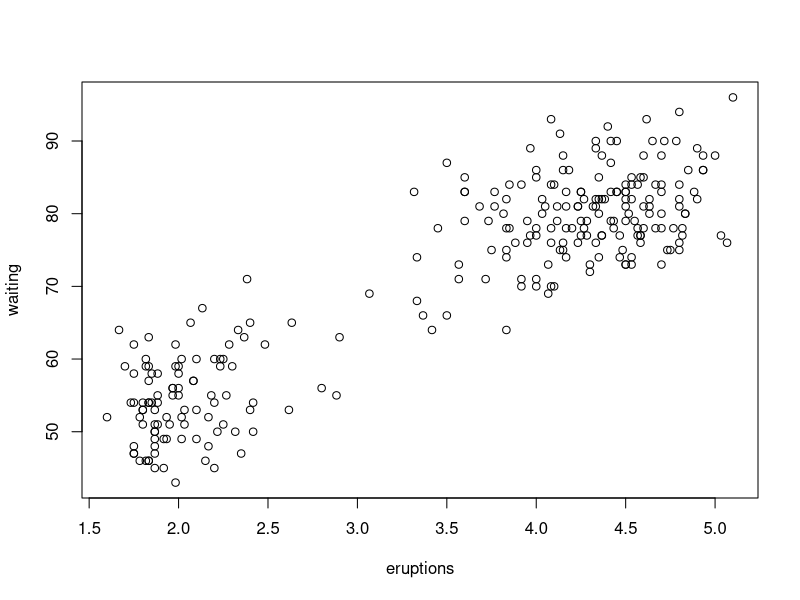
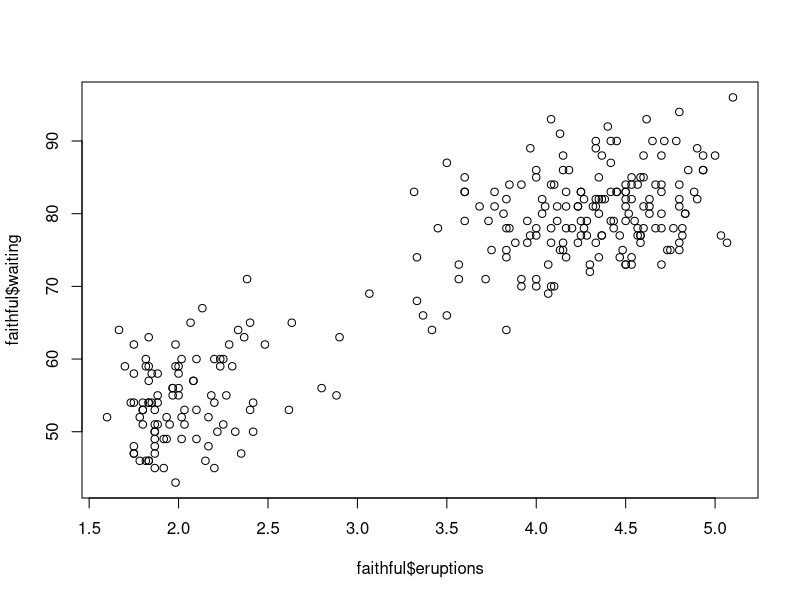
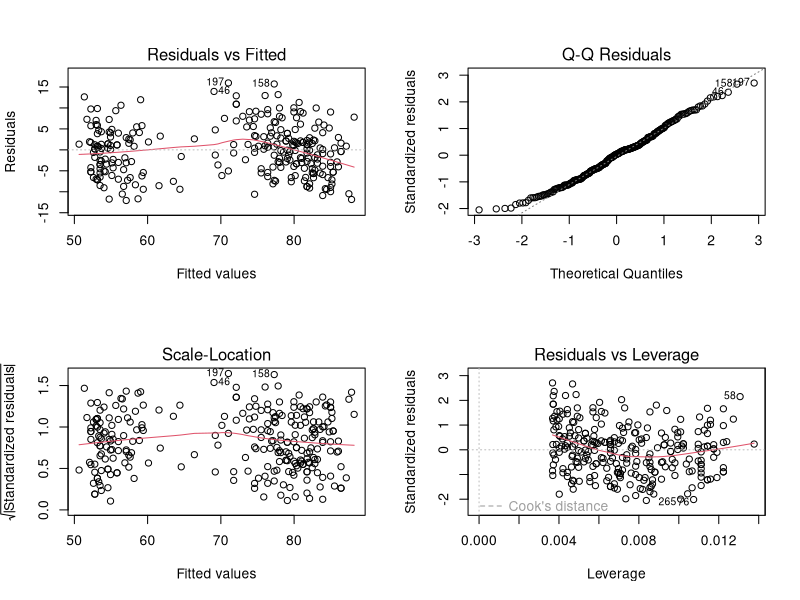

Here is the R script that generated these plots, in order:
# Introduction to R

getwd()

# Vectors
# Use the c() function to create a new vector with the specified values
v <- c(2, 3, 5, 8)
x <- c(1,2,3,4)
w <- c("apple", "orange", "pear")

# Type the name of a object to see the contents of the object
v

# Use square brackets to select particular elements of a vector
v[2]

# Functions or mathematical expressions are applied to each element of a vector
logv <- log(v)

# Type the name of an object to see the contents of the object
logv

# Lists are the basis of most R objects
mylist <- list(numbers = v, fruits = w)

mylist
# To view the components of a list, use names()
names(mylist)

# Use $ notation to access components of a list
mylist$numbers

# In general, read data using the read.table() command (or related) or use 
# the Import Dataset menu command

# For this introduction, we will use the "faithful" dataset
# Use head() to see the first several rows of data
head(faithful)

# A data frame is a type of list. Use names() to get all the column names
names(faithful)

# Use $ notation to work with individual columns
logeruptions <- log(faithful$eruptions)

# Use summary() to get a basic summary of a data frame
summary(faithful)

# Use plot() to plot a data frame
plot(faithful)
plot(faithful$eruptions, faithful$waiting)

# plot() has many arguments. Use help() to check these
help(plot)

# For plotting data frames specifically, use help(plot.data.frame)
help(plot.data.frame)

# To fit a linear model to a data set, use the lm() command
faithlm <- lm(waiting ~ eruptions, data = faithful)

# To get the arguments of a function, use args()
args(lm)

# For more info, use help() or ?
help(lm)
?lm

# View the model
faithlm

# The model has much more information. Use names() to view the components of the model
names(faithlm)

# Use summary to get the detailed model description
summary(faithlm)

# Use par(mfrow = c(2, 2)) to change the plotting layout
par(mfrow = c(2, 2))

# Use plot() to get diagnostic plots of the model
plot(faithlm)

# Return to normal plotting
par(mfrow = c(1, 1))

# To find available functions that can be used on a lm object, use methods()
methods(class = lm)

# Some useful functions
faithfitted <- fitted(faithlm)
faithresiduals <- residuals(faithlm)
faithcoefs <- coef(faithlm)

# Note that these can also be accessed using $ notation
faithfitted2 <- faithlm$fitted.values

# The summary() command creates a summary.lm object. Use names() to get the
# components of the summary.lm object
faithsumm <- summary(faithlm)
names(faithsumm)
coef(faithsumm)
faithsumm$coefficients

# Use step() to perform variable selection
step(faithlm)
